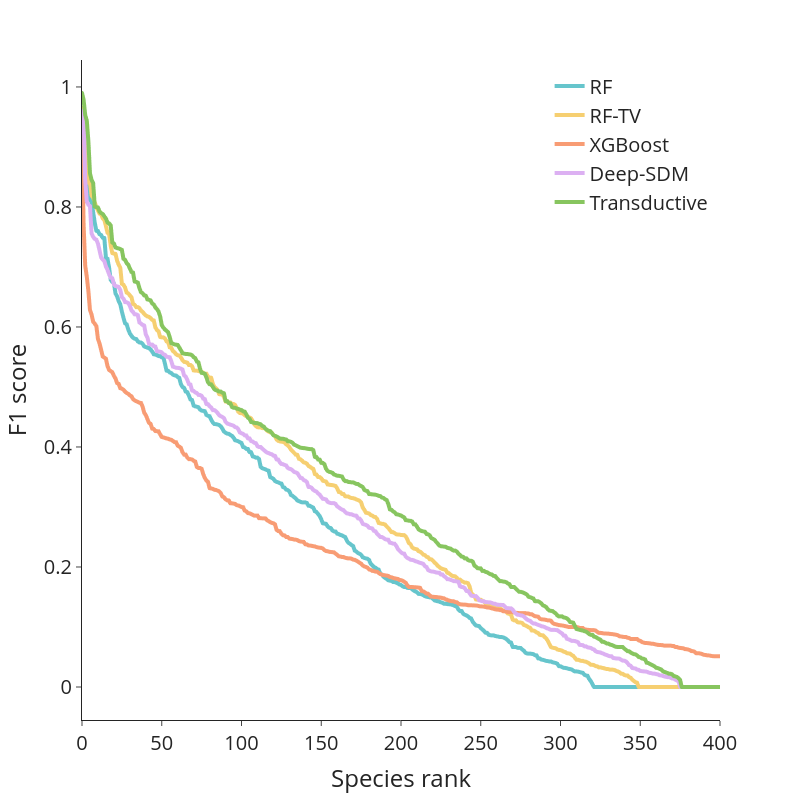

Notebook cell for this chart:
### Code cell
import plotly.express as px

fig = px.line(data[data['x'] <= 400], x='x', y='F1', color='model', template = 'simple_white',
           width = 800, height=800,
           color_discrete_sequence = px.colors.qualitative.Pastel)

fig.update_layout(
    xaxis_title='Species rank',
    yaxis_title='F1 score',
    font=dict(size=20),
    legend_title_text='',
    legend=dict(yanchor="top",
                y=0.99,
                xanchor="right",
                x=0.99)
)

fig.update_traces(line={'width': 4})

### Figure 1 — Plotly figure (JSON) as saved in the notebook; plotly's stock layout.template omitted (floating-point values rounded to 4 significant figures; data arrays with more than 128 entries replaced by an {"elided": "..."} marker saying what was removed)
{"data": [{"hovertemplate": "model=RF<br>x=%{x}<br>F1=%{y}<extra></extra>", "legendgroup": "RF", "line": {"color": "rgb(102, 197, 204)", "dash": "solid", "width": 4}, "marker": {"symbol": "circle"}, "mode": "lines", "name": "RF", "showlegend": true, "type": "scattergl", "x": {"elided": "401 int values"}, "xaxis": "x", "y": {"elided": "401 float values"}, "yaxis": "y"}, {"hovertemplate": "model=RF-TV<br>x=%{x}<br>F1=%{y}<extra></extra>", "legendgroup": "RF-TV", "line": {"color": "rgb(246, 207, 113)", "dash": "solid", "width": 4}, "marker": {"symbol": "circle"}, "mode": "lines", "name": "RF-TV", "showlegend": true, "type": "scattergl", "x": {"elided": "401 int values"}, "xaxis": "x", "y": {"elided": "401 float values"}, "yaxis": "y"}, {"hovertemplate": "model=XGBoost<br>x=%{x}<br>F1=%{y}<extra></extra>", "legendgroup": "XGBoost", "line": {"color": "rgb(248, 156, 116)", "dash": "solid", "width": 4}, "marker": {"symbol": "circle"}, "mode": "lines", "name": "XGBoost", "showlegend": true, "type": "scattergl", "x": {"elided": "401 int values"}, "xaxis": "x", "y": {"elided": "401 float values"}, "yaxis": "y"}, {"hovertemplate": "model=Deep-SDM<br>x=%{x}<br>F1=%{y}<extra></extra>", "legendgroup": "Deep-SDM", "line": {"color": "rgb(220, 176, 242)", "dash": "solid", "width": 4}, "marker": {"symbol": "circle"}, "mode": "lines", "name": "Deep-SDM", "showlegend": true, "type": "scattergl", "x": {"elided": "401 int values"}, "xaxis": "x", "y": {"elided": "401 float values"}, "yaxis": "y"}, {"hovertemplate": "model=Transductive<br>x=%{x}<br>F1=%{y}<extra></extra>", "legendgroup": "Transductive", "line": {"color": "rgb(135, 197, 95)", "dash": "solid", "width": 4}, "marker": {"symbol": "circle"}, "mode": "lines", "name": "Transductive", "showlegend": true, "type": "scattergl", "x": {"elided": "401 int values"}, "xaxis": "x", "y": {"elided": "401 float values"}, "yaxis": "y"}], "layout": {"font": {"size": 20}, "height": 800, "legend": {"title": {"text": ""}, "tracegroupgap": 0, "x": 0.99, "xanchor": "right", "y": 0.99, "yanchor": "top"}, "margin": {"t": 60}, "width": 800, "xaxis": {"anchor": "y", "domain": [0, 1], "title": {"text": "Species rank"}}, "yaxis": {"anchor": "x", "domain": [0, 1], "title": {"text": "F1 score"}}}}
